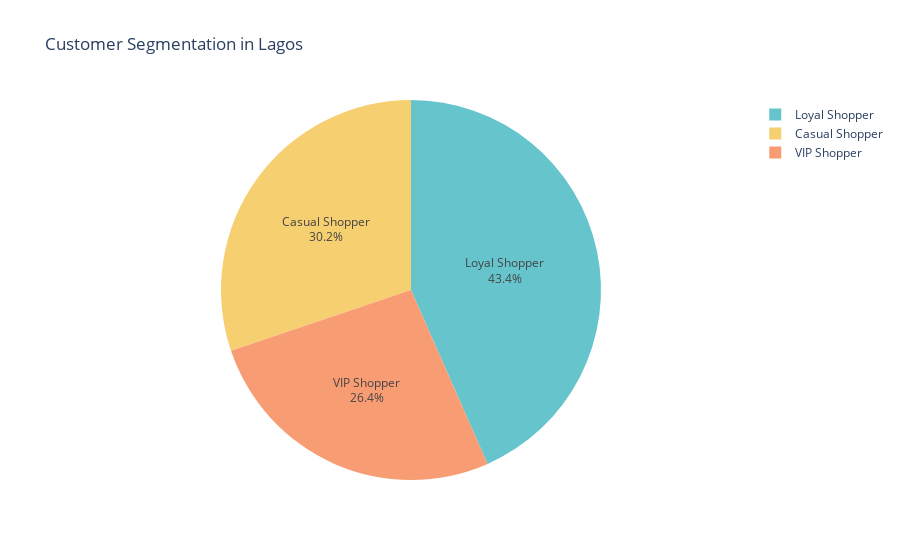

Source (notebook cell):
### Code cell
# Filtered Pie Chart by State
filtered_data = data[data['State'] == 'Lagos']  # Example filter
fig = px.pie(filtered_data, names='Segment', title='Customer Segmentation in Lagos',
             color_discrete_sequence=px.colors.qualitative.Pastel)

fig.update_traces(textposition='inside', textinfo='percent+label')
fig.show()

### Figure 1 — Plotly figure (JSON) as saved in the notebook; plotly's stock layout.template omitted (floating-point values rounded to 4 significant figures)
{"data": [{"domain": {"x": [0, 1], "y": [0, 1]}, "hovertemplate": "Segment=%{label}<extra></extra>", "labels": ["Loyal Shopper", "Loyal Shopper", "VIP Shopper", "Casual Shopper", "VIP Shopper", "Casual Shopper", "Loyal Shopper", "VIP Shopper", "Casual Shopper", "Loyal Shopper", "VIP Shopper", "VIP Shopper", "Loyal Shopper", "VIP Shopper", "Loyal Shopper", "VIP Shopper", "Loyal Shopper", "Casual Shopper", "VIP Shopper", "Loyal Shopper", "VIP Shopper", "Casual Shopper", "Casual Shopper", "Loyal Shopper", "Loyal Shopper", "Casual Shopper", "VIP Shopper", "Loyal Shopper", "Casual Shopper", "Loyal Shopper", "Loyal Shopper", "Loyal Shopper", "Casual Shopper", "Casual Shopper", "Loyal Shopper", "Loyal Shopper", "VIP Shopper", "Casual Shopper", "Casual Shopper", "Loyal Shopper", "Loyal Shopper", "VIP Shopper", "VIP Shopper", "Loyal Shopper", "Loyal Shopper", "Loyal Shopper", "Casual Shopper", "Casual Shopper", "Loyal Shopper", "Loyal Shopper", "Casual Shopper", "VIP Shopper", "Casual Shopper"], "legendgroup": "", "name": "", "showlegend": true, "textinfo": "percent+label", "textposition": "inside", "type": "pie"}], "layout": {"autosize": true, "legend": {"tracegroupgap": 0}, "piecolorway": ["rgb(102, 197, 204)", "rgb(246, 207, 113)", "rgb(248, 156, 116)", "rgb(220, 176, 242)", "rgb(135, 197, 95)", "rgb(158, 185, 243)", "rgb(254, 136, 177)", "rgb(201, 219, 116)", "rgb(139, 224, 164)", "rgb(180, 151, 231)", "rgb(179, 179, 179)"], "title": {"text": "Customer Segmentation in Lagos"}}}
